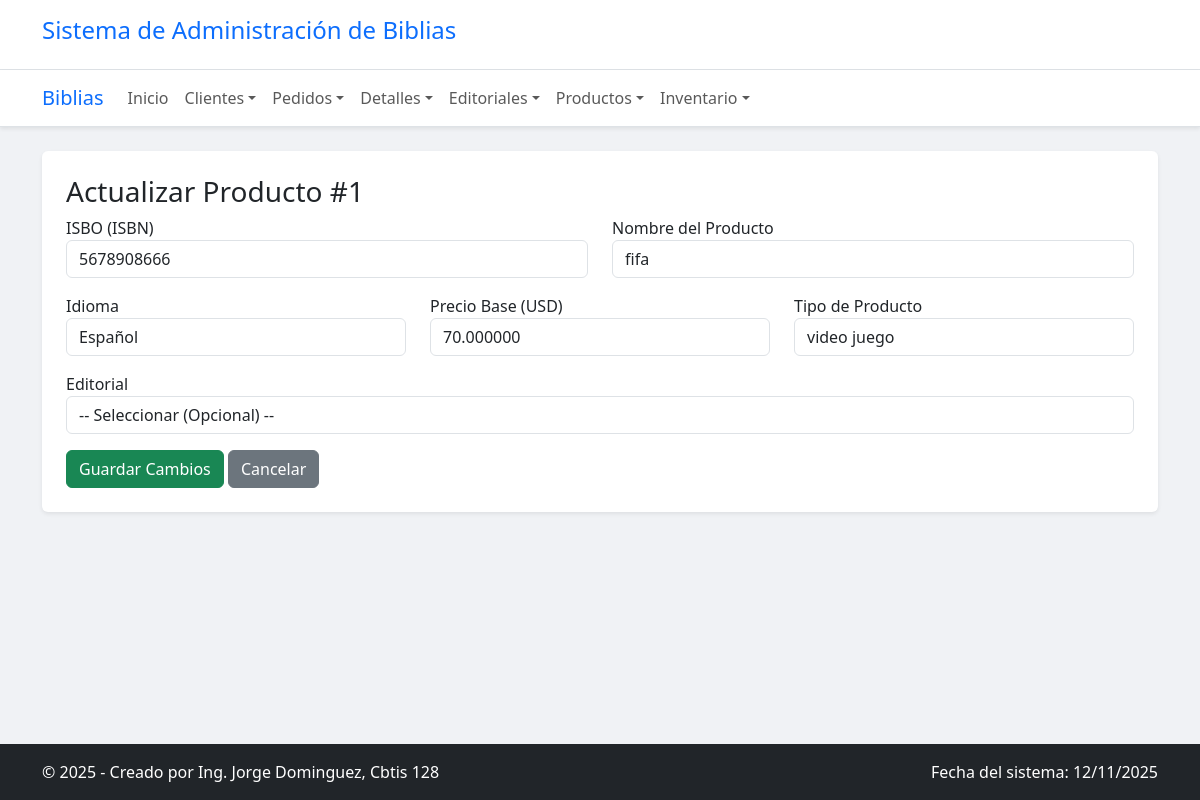
/productos/actualizar/1/, run on the app's committed database.
### app_Biblia/models.py (models this page shows, shortened)
class ProductosGlobal(models.Model):
    isbo = models.CharField(max_length=20, unique=True)
    nombre = models.CharField(max_length=255)
    idioma = models.CharField(max_length=50)
    precio_base_usd = models.DecimalField(max_digits=10, decimal_places=2)
    tipo_producto = models.CharField(max_length=100)
    editorial = models.ForeignKey(
        EditorialProveedor,
        on_delete=models.SET_NULL,
        null=True,
        blank=True,
        related_name="productos"
    )
    class Meta:
        verbose_name_plural = "Productos Globales"
        ordering = ['nombre']

### app_Biblia/views.py (the view)
# urls.py: path('productos/actualizar/<int:id>/', views.actualizar_producto, name='actualizar_producto'),
def actualizar_producto(request, id):
    producto = get_object_or_404(ProductosGlobal, id=id)
    editoriales = EditorialProveedor.objects.all()
    context = {'producto': producto, 'editoriales': editoriales}
    return render(request, 'productos_global/actualizar_producto.html', context)

### app_Biblia/templates/productos_global/actualizar_producto.html (shortened to what this page needs)
{% extends 'base.html' %}
{% block content %}
<h3>Actualizar Producto #{{ producto.id }}</h3>
<form method="POST" action="{% url 'realizar_actualizacion_producto' producto.id %}">
  <div class="row">
    <div class="col-md-6 mb-3">
      <label>ISBO (ISBN)</label>
      <input class="form-control" name="isbo" value="{{ producto.isbo }}" required>
    </div>
    <div class="col-md-6 mb-3">
      <label>Nombre del Producto</label>
      <input class="form-control" name="nombre" value="{{ producto.nombre }}" required>
    </div>
  </div>
  <div class="row">
    <div class="col-md-4 mb-3">
      <label>Idioma</label>
      <input class="form-control" name="idioma" value="{{ producto.idioma }}" required>
    </div>
    <div class="col-md-4 mb-3">
      <label>Precio Base (USD)</label>
      <input class="form-control" name="precio_base_usd" type="number" step="0.01" value="{{ producto.precio_base_usd|stringformat:'f' }}" required>
    </div>
    <div class="col-md-4 mb-3">
      <label>Tipo de Producto</label>
      <input class="form-control" name="tipo_producto" value="{{ producto.tipo_producto }}" required>
    </div>
  </div>
  <div class="mb-3">
    <label>Editorial</label>
    <select class="form-control" name="editorial">
      <option value="">-- Seleccionar (Opcional) --</option>
    </select>
  </div>
  <button class="btn btn-success" type="submit">Guardar Cambios</button>
  <a class="btn btn-secondary" href="{% url 'ver_productos' %}">Cancelar</a>
</form>
{% endblock %}

### app_Biblia/templates/base.html (style rules this page uses)
body { background-color: #f0f2f5; }
.btn-success { background-color: #198754; border-color: #198754; }

### data on the page
ProductosGlobal: id "1", isbo "5678908666", nombre "fifa", idioma "Español", precio_base_usd "70.000000", tipo_producto "video juego"
